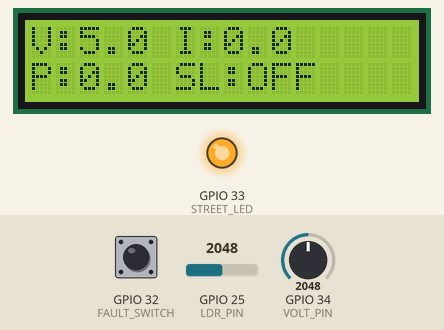
Bench run of a sketch on a simulated ESP32. Shown: 16×2 character LCD, output pins drawn as LEDs (lit = HIGH). Inputs (shaded band) come from the test bench; at power-on: GPIO 34 (VOLT_PIN) = 2048, GPIO 25 (LDR_PIN) = 2048, GPIO 32 (FAULT_SWITCH) HIGH. What the sketch prints to the serial monitor is not drawn.

Above: at 2.7 s.
2.8 s: GPIO 34 (VOLT_PIN) set to 273
4.8 s: GPIO 34 (VOLT_PIN) set to 233
At 6.2 s:
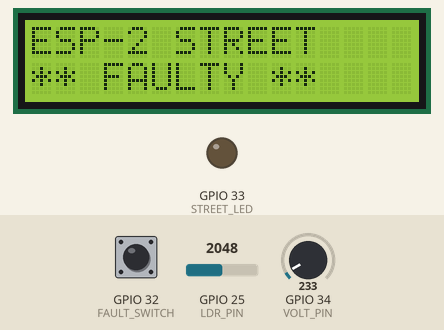
7.1 s: GPIO 25 (LDR_PIN) set to 1928
At 8.6 s:
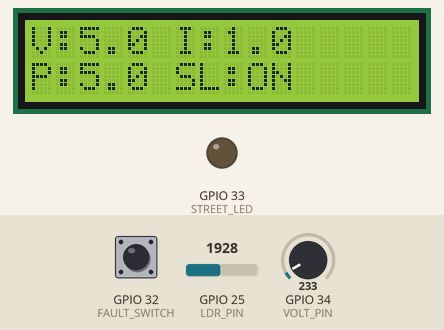
9.1 s: GPIO 32 (FAULT_SWITCH) pulled LOW for 1 s
At 11.2 s:
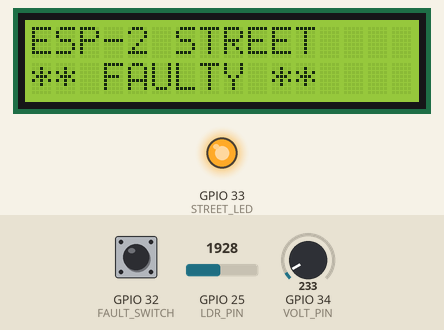
15.2 s: GPIO 32 (FAULT_SWITCH) pulled LOW for 3.2 s
At 21.1 s:
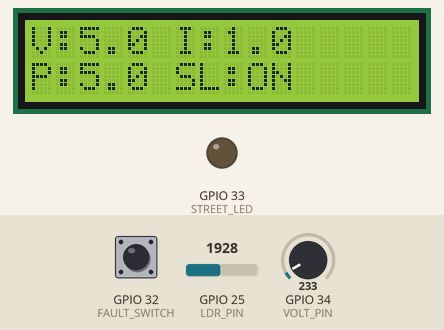
Timing chart, 0 to 22.3 s (numbered marks = the images above; inputs shaded):
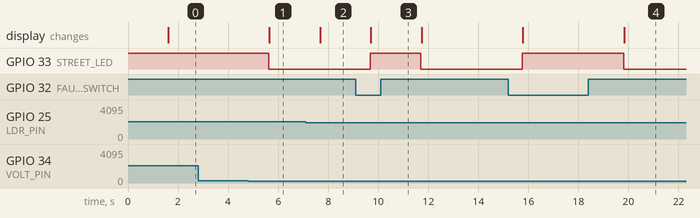

The sketch:

node2.ino
```cpp
#include <WiFi.h>
#include <esp_now.h>
#include <Wire.h>
#include <LiquidCrystal_I2C.h>

// ================== PINS (ESP-2 HARDWARE) ==================
#define VOLT_PIN     34
#define LDR_PIN      25
#define STREET_LED   33
#define FAULT_SWITCH 32

LiquidCrystal_I2C lcd(0x27, 16, 2);

// ================== ESP-3 MAC ==================
uint8_t esp3MAC[] = {0x00, 0x70, 0x07, 0x17, 0xC1, 0xF4};

// ================== DATA STRUCT ==================
typedef struct {
  float V;
  float I;
  float P;
  bool  SL;
  bool  FAULT;
} NodeData;

// ESP-1 received data
NodeData esp1;

// ESP-2 own data
NodeData esp2;

// Combined packet to ESP-3
typedef struct {
  NodeData node1;
  NodeData node2;
} CombinedData;

CombinedData txData;

// ================== SENSOR LOGIC (SAME AS ESP-1) ==================
float readVoltage() {
  return (analogRead(VOLT_PIN) * 3.3 / 4095.0) * 5.0;
}

String readLDR() {
  return (analogRead(LDR_PIN) < 2000) ? "ON" : "OFF";
}

// ================== RECEIVE FROM ESP-1 ==================
void onReceive(const esp_now_recv_info_t *info,
               const uint8_t *data, int len) {

  memcpy(&esp1, data, sizeof(esp1));

  Serial.println("📥 ESP-1 DATA RECEIVED");
}

// ================== SEND CALLBACK (ESP32 core 3.x) ==================
void onSend(const wifi_tx_info_t *info,
            esp_now_send_status_t status) {

  Serial.println(status == ESP_NOW_SEND_SUCCESS ?
                 "📤 SENT TO ESP-3" : "❌ SEND FAILED");
}

void setup() {
  Serial.begin(115200);

  pinMode(STREET_LED, OUTPUT);
  pinMode(FAULT_SWITCH, INPUT_PULLUP);
  digitalWrite(STREET_LED, HIGH);

  Wire.begin(21,22);
  lcd.init();
  lcd.backlight();
  lcd.print("ESP-2 Ready");
  delay(1500);

  // ================== ESP-NOW INIT ==================
  WiFi.mode(WIFI_STA);
  WiFi.disconnect();

  Serial.print("ESP-2 MAC: ");
  Serial.println(WiFi.macAddress());

  if (esp_now_init() != ESP_OK) {
    Serial.println("ESP-NOW INIT FAILED");
    return;
  }

  esp_now_register_recv_cb(onReceive);
  esp_now_register_send_cb(onSend);

  esp_now_peer_info_t peer = {};
  memcpy(peer.peer_addr, esp3MAC, 6);
  peer.channel = 0;
  peer.encrypt = false;
  esp_now_add_peer(&peer);
}

void loop() {

  // ================== ESP-2 OWN LOGIC ==================
  float sensedV = readVoltage();
  bool manualFault = (digitalRead(FAULT_SWITCH) == LOW);
  String ldrState = readLDR();

  bool streetLightON = false;
  bool fault = false;

  if (!manualFault && sensedV < 1.0) {
    digitalWrite(STREET_LED, LOW);
    streetLightON = true;
  } else {
    digitalWrite(STREET_LED, HIGH);
  }

  if (manualFault ||
     (sensedV < 1.0 && streetLightON && ldrState == "OFF")) {
    fault = true;
  }

  if (fault) {
    esp2.V = 0; esp2.I = 0; esp2.P = 0;
  }
  else if (streetLightON) {
    esp2.V = 5; esp2.I = 1; esp2.P = 5;
  }
  else {
    esp2.V = 5; esp2.I = 0; esp2.P = 0;
  }

  esp2.SL = streetLightON;
  esp2.FAULT = fault;

  // ================== LCD DISPLAY (ESP-2 OWN DATA) ==================
  lcd.clear();
  if (fault) {
    lcd.setCursor(0,0);
    lcd.print("ESP-2 STREET");
    lcd.setCursor(0,1);
    lcd.print("** FAULTY **");
  } else {
    lcd.setCursor(0,0);
    lcd.print("V:");
    lcd.print(esp2.V,1);
    lcd.print(" I:");
    lcd.print(esp2.I,1);

    lcd.setCursor(0,1);
    lcd.print("P:");
    lcd.print(esp2.P,1);
    lcd.print(" SL:");
    lcd.print(streetLightON ? "ON" : "OFF");
  }

  // ================== SEND COMBINED DATA TO ESP-3 ==================
  txData.node1 = esp1;
  txData.node2 = esp2;

  esp_now_send(esp3MAC,
               (uint8_t*)&txData,
               sizeof(txData));

  delay(2000);
}
```

Measured:
- the behaviour switches between 249 and 248 on GPIO 34 (VOLT_PIN) (found by bisection; images 0 and 1)
- the behaviour switches between 2000 and 1999 on GPIO 25 (LDR_PIN) (found by bisection; images 1 and 2)
- after the input at 2.8 s, every drawn part: stays the same
- after the input at 4.8 s, GPIO 33 (STREET_LED): HIGH → LOW after 0.83 s; the display: changes after 0.85 s (image 1)
- after the input at 7.1 s, the display: changes after 0.58 s (image 2)
- after the input at 9.1 s, GPIO 33 (STREET_LED): LOW → HIGH after 0.58 s, → LOW 2.0 s later; the display: changes after 0.60 s (image 3)
- after the input at 15.2 s, GPIO 33 (STREET_LED): LOW → HIGH after 0.56 s, → LOW 4.1 s later; the display: first changes after 0.58 s (image 4 shows a later state)
